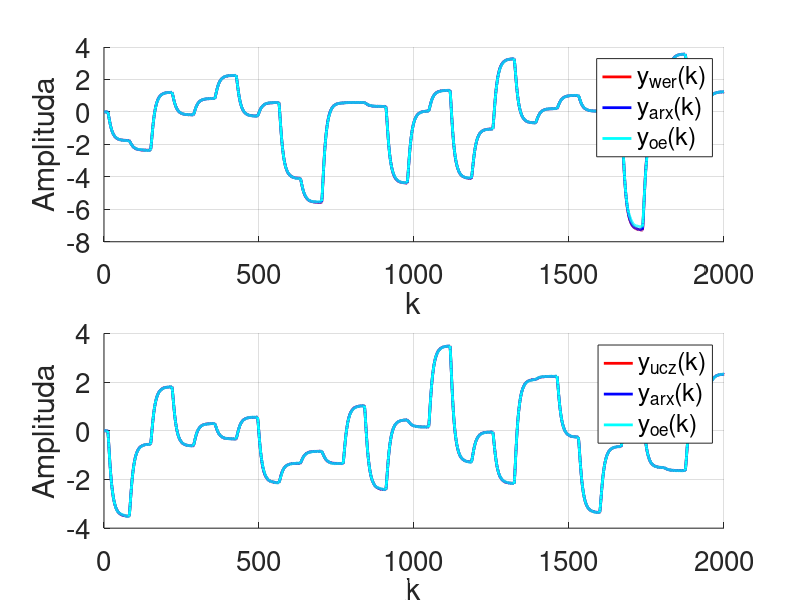

The MATLAB script that drew this image:
%Michał Stolarz
%Projekt nr 2 MODI

%ZAD 2
%zrealizowano tutaj podpunkt d

koniec = 2000;
k = 1:koniec;
%ZAD D
%pobranie danych uczących
fileID = fopen('danedynucz41.txt','r');
formatSpec = '%g';
sizeA = [2 Inf];
A = fscanf(fileID,formatSpec,sizeA);
fclose(fileID);
A=A'

%wykres
X_ucz=A(1:end,1);
Y_ucz=A(1:end,2);


%pobranie danych weryfikacyjnych
fileID = fopen('danedynwer41.txt','r');
formatSpec = '%g';
sizeA = [2 Inf];


A = fscanf(fileID,formatSpec,sizeA)
fclose(fileID);
A=A'

%wykres
X_wer=A(1:end,1);
Y_wer=A(1:end,2);


%###########################################################
%rząd 
r = 4; %rząd dynamiki
r_w = 5; %stopień wielomianu

%###########################################################

Dane_ucz=[X_ucz, Y_ucz];
Dane_wer=[X_wer, Y_wer];
P=length(Dane_ucz);
Y_ucz_wy=Dane_ucz(r+1:P,2);

%Tworzenie uniwersalnej macierzy M
M=zeros(length(Dane_ucz)-r, 2*r*r_w);
for i=1:r
    for j=1:r_w
        M(:,r_w*i-r_w+j)=Dane_ucz((r-(i-1)):(P-i),1).^j;
        M(:,r_w*i-r_w+j+r*r_w)=Dane_ucz((r-(i-1)):(P-i),2).^j;
    end
end
w=M\Y_ucz_wy;
n=length(w)/2;

%rekurencja
y_mod_oe = zeros(P,1);
%bez rekurencji
y_mod_arx = zeros(P,1);
%rekurencja
y_mod_oe_wer = zeros(P,1);
%bez rekurencji
y_mod_arx_wer = zeros(P,1);


no = 0
for k=r+1:P
    no=0
    for i=1:r
        for j=1:r_w
            
            no=no+1
            
            y_mod_arx(k) = y_mod_arx(k) + w(no)*Dane_ucz((r-(i-1)+k-(r+1)),1)^j + w(no+n)*Dane_ucz((r-(i-1)+k-(r+1)),2)^j;
            
            y_mod_arx_wer(k) = y_mod_arx_wer(k) + w(no)*Dane_wer((r-(i-1)+k-(r+1)),1)^j + w(no+n)*Dane_wer((r-(i-1)+k-(r+1)),2)^j;
            
            y_mod_oe(k) = y_mod_oe(k) + w(no)*Dane_ucz((r-(i-1)+k-(r+1)),1)^j + w(no+n)*y_mod_oe((r-(i-1)+k-(r+1)))^j;
            
            y_mod_oe_wer(k) = y_mod_oe_wer(k) + w(no)*Dane_wer((r-(i-1)+k-(r+1)),1)^j + w(no+n)*y_mod_oe_wer((r-(i-1)+k-(r+1)))^j;
            
        end
    end
end

%błąd bez rekurencji dla Dane_ucz
Err_biter_ucz=(norm(y_mod_arx(r+1:P)-Y_ucz(r+1:P)))^2

%bład z rekurencją dla Dane_ucz
Err_iter_ucz=(norm(y_mod_oe(r+1:P)-Y_ucz(r+1:P)))^2

%błąd bez rekurencji dla Dane_wer
Err_biter_wer=(norm(y_mod_arx_wer(r+1:P)-Y_wer(r+1:P)))^2

%bład z rekurencją dla Dane_wer
Err_iter_wer=(norm(y_mod_oe_wer(r+1:P)-Y_wer(r+1:P)))^2

k = 1:P;

%rysowanie wykresów dane uczace
    subplot(2,1,1)
   hold on
   grid on
    plot(k,Y_wer,'red')
    plot(k,y_mod_arx_wer,'blue')
    plot(k,y_mod_oe_wer,'cyan')
   legend('y_{wer}(k)','y_{arx}(k)','y_{oe}(k)')
   set(gca,'FontSize',20)
   set(findall(gca, 'Type', 'Line'),'LineWidth',2);
    xlabel('k');
    ylabel('Amplituda');
  hold off
    
    subplot(2,1,2)
    hold on
    grid on
    plot(k,Y_ucz,'red')
    plot(k,y_mod_arx,'blue')
    plot(k,y_mod_oe,'cyan')
    legend('y_{ucz}(k)','y_{arx}(k)','y_{oe}(k)')
    set(gca,'FontSize',20)
    set(findall(gca, 'Type', 'Line'),'LineWidth',2);
    xlabel('k');
    ylabel('Amplituda');
   hold off
    
    